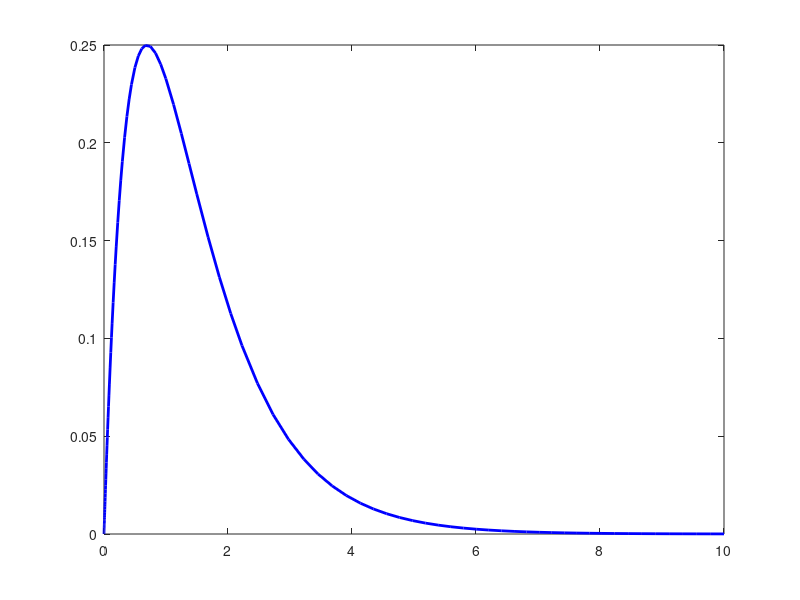

The MATLAB script that drew this image: (Note: this script raises an error after producing the figure.)
% Define the ODE function
dxdt = @(t, x) -x + exp(-2*t);

% Solve the ODE numerically
t_span = [0 10];
x0 = 0;
[t, x_num] = ode45(dxdt, t_span, x0);

% Compute the analytical solution
t_eval = linspace(0, 10, 100);
%x_analytical = exp(-t_eval) .* (1 - exp(-t_eval));

% Plot both solutions
figure;
plot(t, x_num, 'b-', 'LineWidth', 2); % Numerical solution
hold on;
% Analytical solution
plot(t_eval, x_analytical(t_eval), 'r*', 'LineWidth', 2); 
xlabel('Time t');
ylabel('x(t)');
legend('Numerical', 'Analytical');
title('Solution of \dot{x} = -x + e^{-2t}');
hold off;
